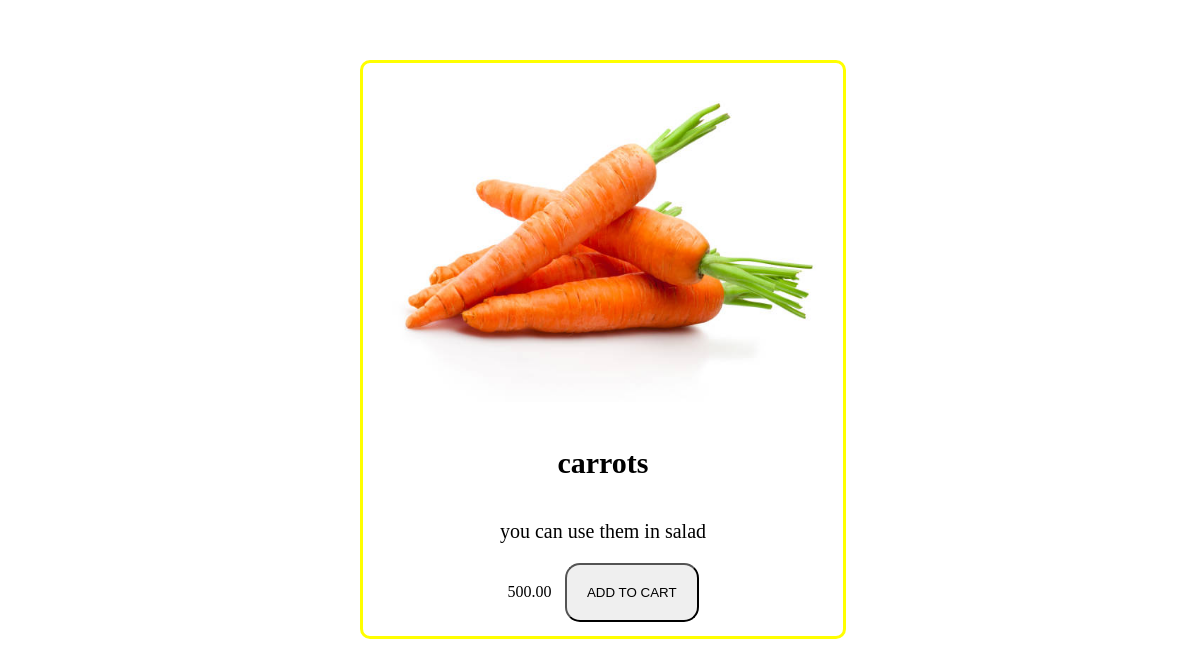
/inventory/products/5, run on the app's committed database.
### inventory/models.py (models this page shows, shortened)
class Product(models.Model):
    Mamamboga = models.ForeignKey(Mamamboga,on_delete=models.CASCADE)
    name = models.CharField(max_length=32)
    description = models.TextField()
    image = models.ImageField(upload_to="image/")
    price = models.DecimalField(max_digits=6,decimal_places=2)
    stock = models.PositiveIntegerField()
    date_created = models.DateTimeField(auto_now_add=True)
    date_updated = models.DateTimeField(auto_now=True)

### inventory/views.py (the view)
# urls.py: path("products/<int:id>",product_details,name="product_details_view"),
def product_details(request,id):
    product = Product.objects.get(id=id)
    return render (request,"inventory/details.html", {"product":product})

### template/inventory/details.html (shortened to what this page needs)
<!DOCTYPE html>
<html lang="en">
<head>
    {% load static %}
    <link rel="stylesheet" href="{% static 'CSS/detail.css' %}">
</head>
<body>
    <img src="{{product.image.url}}"/>
    <h4>{{product.name}}</h4>
    <p>{{product.description}}</p>
    <span>{{product.price}}</span>
   <a href="{% url 'product_list_view' %}"><button>ADD TO CART</button></a>
</body>
</html>

### inventory/static/CSS/detail.css (style rules this page uses)
body { text-align: center; border: solid 3px yellow; width: 40%; margin: 5% 30%; border-radius: 10px; }
img { width: 90%; height: 40vh; margin-top: 4%; border-radius: 10px; }
h4 { font-size: 30px; }
p { font-size: 20px; }
button { padding: 20px; border-radius: 15px; margin-left: 2%; margin-bottom: 3%; }

### data on the page
Product: image (picture), name "carrots", description "you can use them in salad", price "500.00"
